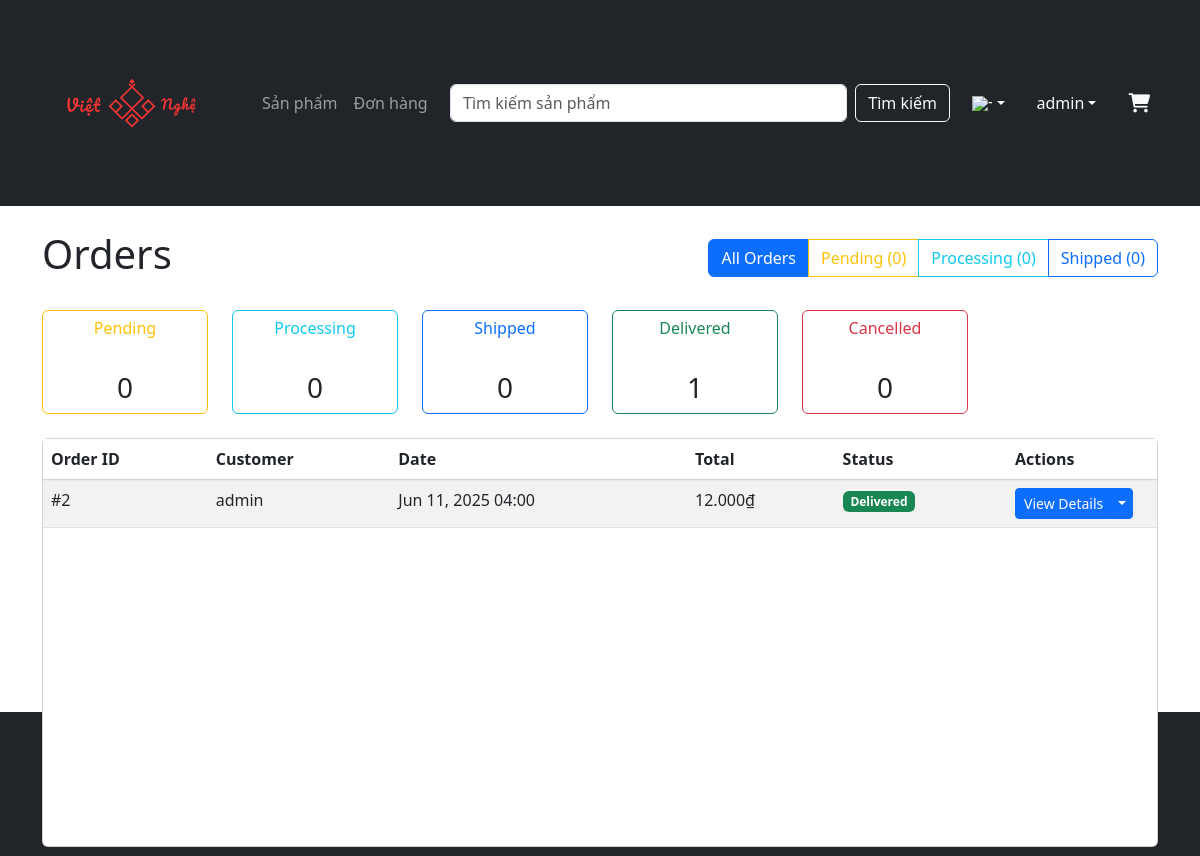
Page /admin/orders (signed in) on the committed database.
### tables this page shows
CREATE TABLE `orders` (
  `order_id` int(11) NOT NULL,
  `user_id` int(11) NOT NULL,
  `cart_id` int(11) NOT NULL,
  `processed_by` int(11) DEFAULT NULL,
  `order_date` datetime DEFAULT current_timestamp(),
  `total_amount` decimal(8,2) NOT NULL,
  `status` enum('pending','processing','shipped','delivered','cancelled') DEFAULT 'pending',
  `shipping_address` varchar(200) DEFAULT NULL
);

### controllers/Controller.php (called while the page is built, shortened)
<?php
abstract class Controller {
    protected function render($view, $data = []) {
        extract($data);
        $viewPath = __DIR__ . "/../views/{$view}.php";
        require $viewPath;
        require __DIR__ . "/../views/layouts/main.php";
    }
}

### controllers/AdminController.php (called while the page is built, shortened)
<?php
require_once __DIR__ . '/Controller.php';
require_once __DIR__ . '/../models/Order.php';
class AdminController extends Controller {
    private $orderModel;
    public function __construct() {
        $this->orderModel = new Order();
    }
    public function orders() {
        $status = $_GET['status'] ?? null;
        $orders = $status ? $this->orderModel->getOrdersByStatus($status) : $this->orderModel->getAll();
        $this->render('admin/orders/index', [
            'orders' => $orders,
            'currentStatus' => $status,
            'totalPending' => $this->orderModel->countOrdersByStatus('pending'),
            'totalProcessing' => $this->orderModel->countOrdersByStatus('processing'),
            'totalShipped' => $this->orderModel->countOrdersByStatus('shipped'),
            'totalDelivered' => $this->orderModel->countOrdersByStatus('delivered'),
            'totalCancelled' => $this->orderModel->countOrdersByStatus('cancelled')
        ]);
    }
    protected function getStatusBadgeClass($status) {
        switch ($status) {
            case 'delivered':
                return 'success';
        }
    }
}

### models/Model.php (called while the page is built, shortened)
<?php
class Model {
    public function __construct() {
        global $db;
        $this->db = $db;
    }
}

### models/Order.php (called while the page is built, shortened)
<?php
require_once __DIR__ . '/Model.php';
class Order extends Model {
    protected $table = 'orders';
    public function getAll() {
        $sql = "SELECT o.*, CONCAT(u.first_name, ' ', u.last_name) as customer_name
                FROM {$this->table} o
                JOIN users u ON o.user_id = u.user_id
                ORDER BY o.order_date DESC";
        $result = $this->db->query($sql);
        return $result->fetch_all(MYSQLI_ASSOC);
    }
    public function countOrdersByStatus($status) {
        $sql = "SELECT COUNT(*) as count FROM {$this->table} WHERE status = ?";
        $stmt = $this->db->prepare($sql);
        $stmt->bind_param("s", $status);
        $stmt->execute();
        $result = $stmt->get_result();
        $row = $result->fetch_assoc();
        return $row['count'];
    }
}

### config/helpers.php (called while the page is built, shortened)
<?php
function formatCurrency($amount, $currency = 'VND') {
    if ($currency === 'VND') {
        return number_format($amount, 0, ',', '.') . '₫';
    } else {
        return '$' . number_format($amount, 2, '.', ',');
    }
}

### views/admin/orders/index.php (the view, shortened to what this page needs)
<div class="row">
    <div class="col-12">
        <div class="d-flex justify-content-between align-items-center mb-4">
            <h1>Orders</h1>
            <div class="btn-group">
                <a href="<?= $this->basePath ?>/admin/orders" class="btn <?php echo !isset($_GET['status']) ? 'btn-primary' : 'btn-outline-primary'; ?>">
                    <i class="bi bi-list"></i> All Orders
                </a>
                <a href="<?= $this->basePath ?>/admin/orders?status=pending" class="btn <?php echo isset($_GET['status']) && $_GET['status'] === 'pending' ? 'btn-warning' : 'btn-outline-warning'; ?>">
                    <i class="bi bi-clock"></i> Pending (<?php echo $totalPending; ?>)
                </a>
                <a href="<?= $this->basePath ?>/admin/orders?status=processing" class="btn <?php echo isset($_GET['status']) && $_GET['status'] === 'processing' ? 'btn-info' : 'btn-outline-info'; ?>">
                    <i class="bi bi-gear"></i> Processing (<?php echo $totalProcessing; ?>)
                </a>
                <a href="<?= $this->basePath ?>/admin/orders?status=shipped" class="btn <?php echo isset($_GET['status']) && $_GET['status'] === 'shipped' ? 'btn-primary' : 'btn-outline-primary'; ?>">
                    <i class="bi bi-truck"></i> Shipped (<?php echo $totalShipped; ?>)
                </a>
            </div>
        </div>
        <div class="row mb-4">
            <div class="col-md-2">
                <div class="card border-warning h-100">
                    <div class="card-body p-2 text-center">
                        <h6 class="card-title text-warning mb-1">Pending</h6>
                        <h3 class="mb-0"><?php echo $totalPending; ?></h3>
                    </div>
                </div>
            </div>
            <div class="col-md-2">
                <div class="card border-info h-100">
                    <div class="card-body p-2 text-center">
                        <h6 class="card-title text-info mb-1">Processing</h6>
                        <h3 class="mb-0"><?php echo $totalProcessing; ?></h3>
                    </div>
                </div>
            </div>
            <div class="col-md-2">
                <div class="card border-primary h-100">
                    <div class="card-body p-2 text-center">
                        <h6 class="card-title text-primary mb-1">Shipped</h6>
                        <h3 class="mb-0"><?php echo $totalShipped; ?></h3>
                    </div>
                </div>
            </div>
            <div class="col-md-2">
                <div class="card border-success h-100">
                    <div class="card-body p-2 text-center">
                        <h6 class="card-title text-success mb-1">Delivered</h6>
                        <h3 class="mb-0"><?php echo $totalDelivered; ?></h3>
                    </div>
                </div>
            </div>
            <div class="col-md-2">
                <div class="card border-danger h-100">
                    <div class="card-body p-2 text-center">
                        <h6 class="card-title text-danger mb-1">Cancelled</h6>
                        <h3 class="mb-0"><?php echo $totalCancelled; ?></h3>
                    </div>
                </div>
            </div>
        </div>
        <div class="card">
            <div class="card-body p-0">
                <div class="table-responsive" style="height: calc(100vh - 800px); min-height: 200px; max-height: 800px; overflow-y: auto;">
                    <table class="table table-striped table-hover mb-0">
                        <thead style="position: sticky; top: 0; background: white; z-index: 1; box-shadow: 0 1px 2px rgba(0,0,0,0.1);">
                            <tr>
                                <th>Order ID</th>
                                <th>Customer</th>
                                <th>Date</th>
                                <th>Total</th>
                                <th>Status</th>
                                <th style="width: 150px;">Actions</th>
                            </tr>
                        </thead>
                        <tbody>
                            <?php if (empty($orders)): ?>
                                <tr>
                                    <td colspan="6" class="text-center">No orders found.</td>
                                </tr>
                            <?php else: ?>
                                <?php foreach ($orders as $order): ?>
                                    <tr>
                                        <td>#<?php echo $order['order_id']; ?></td>
                                        <td><?php echo htmlspecialchars($order['customer_name']); ?></td>
                                        <td><?php echo date('M d, Y H:i', strtotime($order['order_date'])); ?></td>
                                        <td><?php echo formatCurrency($order['total_amount']); ?></td>
                                        <td>
                                            <span class="badge bg-<?php echo $this->getStatusBadgeClass($order['status']); ?>">
                                                <?php echo ucfirst($order['status']); ?>
                                            </span>
                                        </td>
                                        <td>
                                            <div class="btn-group">
                                                <a href="<?= $this->basePath ?>/admin/orders/<?php echo $order['order_id']; ?>"
                                                   class="btn btn-sm btn-primary">View Details</a>
                                                <button type="button" class="btn btn-sm btn-primary dropdown-toggle dropdown-toggle-split" data-bs-toggle="dropdown" aria-expanded="false">
                                                </button>
                                            </div>
                                        </td>
                                    </tr>
                                <?php endforeach; ?>
                            <?php endif; ?>
                        </tbody>
                    </table>
                </div>
            </div>
        </div>
    </div>
</div>

### public/css/style.css (style rules this page uses)
html, body { height: 100%; margin: 0; }
body { display: flex; flex-direction: column; min-height: 100vh; }
.card { height: 100%; display: flex; flex-direction: column; }
.card-body { flex: 1; display: flex; flex-direction: column; }
.card-title { min-height: 3rem; overflow: hidden; text-overflow: ellipsis; display: -webkit-box; -webkit-line-clamp: 2; -webkit-box-orient: vertical; }
.btn { white-space: nowrap; min-width: max-content; }

### rows in the picture
orders: order_id "2", customer_name "admin", order_date "Jun 11, 2025 04:00", total_amount "12.000₫", status "Delivered"

### other values in the picture
__('products') "Sản phẩm"
__('orders') "Đơn hàng"
__('search_button') "Tìm kiếm"
$_SESSION['user']['first_name'] . ' ' . $_SESSION['user']['last_name'] "admin"
$totalPending "0"
$totalProcessing "0"
$totalShipped "0"
$totalDelivered "1"
$totalCancelled "0"
